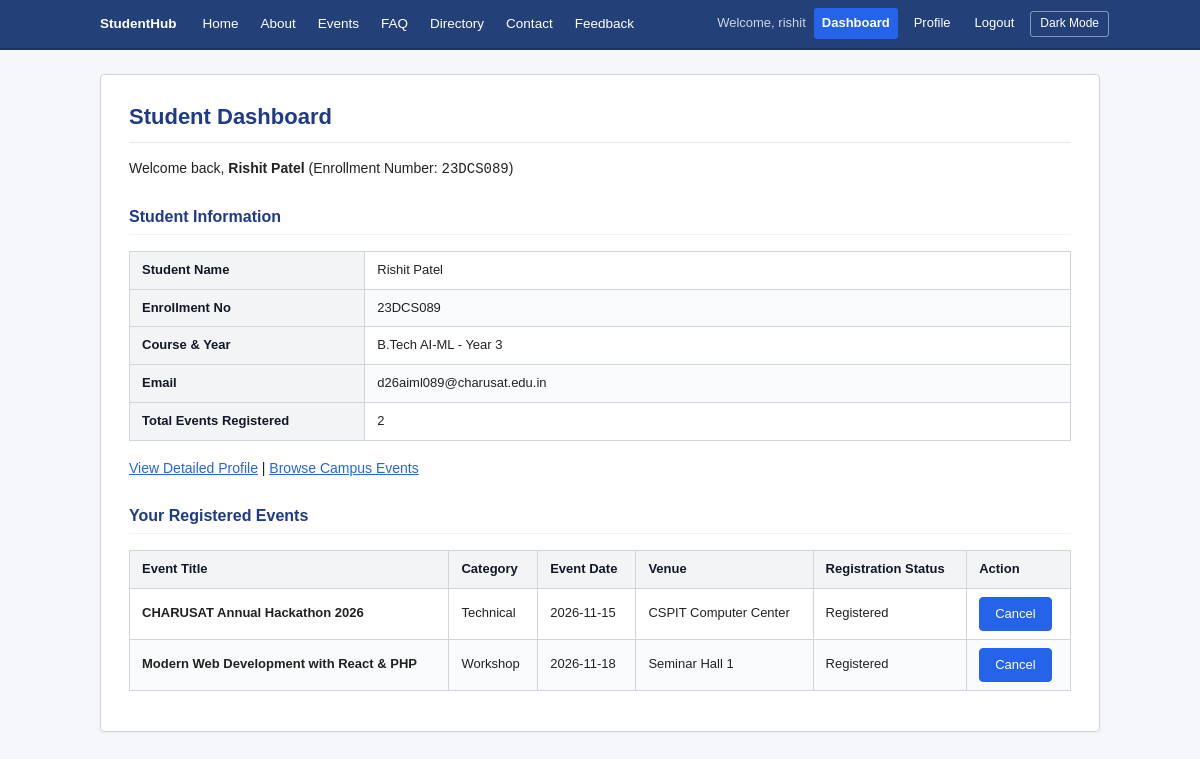
Page /dashboard.php (signed in) on the committed database.
### tables this page shows
CREATE TABLE IF NOT EXISTS `students` (
    `id` INT AUTO_INCREMENT PRIMARY KEY,
    `user_id` INT NULL,
    `name` VARCHAR(100) NOT NULL,
    `enrollment_no` VARCHAR(20) NOT NULL UNIQUE,
    `email` VARCHAR(100) NOT NULL UNIQUE,
    `mobile` VARCHAR(15) NOT NULL,
    `course` VARCHAR(50) NOT NULL,
    `year` INT NOT NULL,
    `gender` ENUM('Male', 'Female', 'Other') NOT NULL,
    `status` ENUM('Active', 'Inactive') DEFAULT 'Active',
    `created_at` TIMESTAMP DEFAULT CURRENT_TIMESTAMP,
    CONSTRAINT `fk_students_user` FOREIGN KEY (`user_id`) REFERENCES `users` (`id`) ON DELETE SET NULL
);

CREATE TABLE IF NOT EXISTS `registrations` (
    `id` INT AUTO_INCREMENT PRIMARY KEY,
    `student_id` INT NOT NULL,
    `event_id` INT NOT NULL,
    `status` ENUM('Registered', 'Attended', 'Cancelled') DEFAULT 'Registered',
    `created_at` TIMESTAMP DEFAULT CURRENT_TIMESTAMP,
    CONSTRAINT `fk_reg_student` FOREIGN KEY (`student_id`) REFERENCES `students` (`id`) ON DELETE CASCADE,
    CONSTRAINT `fk_reg_event` FOREIGN KEY (`event_id`) REFERENCES `events` (`id`) ON DELETE CASCADE,
    UNIQUE KEY `unique_student_event` (`student_id`, `event_id`)
);

CREATE TABLE IF NOT EXISTS `events` (
    `id` INT AUTO_INCREMENT PRIMARY KEY,
    `title` VARCHAR(150) NOT NULL,
    `category` VARCHAR(50) NOT NULL,
    `event_date` DATE NOT NULL,
    `venue` VARCHAR(150) NOT NULL,
    `description` TEXT NOT NULL,
    `capacity` INT NOT NULL DEFAULT 100,
    `poster` VARCHAR(255) NULL,
    `status` ENUM('Open', 'Closed', 'Completed') DEFAULT 'Open',
    `created_at` TIMESTAMP DEFAULT CURRENT_TIMESTAMP
);

### dashboard.php (the view, shortened to what this page needs)
<?php
require_once __DIR__ . '/includes/auth.php';
$userId = (int)$_SESSION['user_id'];
$st_stmt = $conn->prepare("SELECT * FROM students WHERE user_id = ? LIMIT 1");
$st_stmt->bind_param("i", $userId);
$st_stmt->execute();
$student = $st_stmt->get_result()->fetch_assoc();
$studentId = (int)$student['id'];
$r_stmt = $conn->prepare("
    SELECT r.id AS reg_id, r.status AS reg_status, r.created_at AS reg_date,
           e.id AS event_id, e.title, e.category, e.event_date, e.venue, e.description
    FROM registrations r
    JOIN events e ON r.event_id = e.id
    WHERE r.student_id = ?
    ORDER BY e.event_date ASC
");
$r_stmt->bind_param("i", $studentId);
$r_stmt->execute();
$my_events = $r_stmt->get_result()->fetch_all(MYSQLI_ASSOC);
include __DIR__ . '/includes/header.php';
?>
<h1>Student Dashboard</h1>
<p>
    Welcome back, <strong><?= htmlspecialchars($student['name']) ?></strong>
    (Enrollment Number: <code><?= htmlspecialchars($student['enrollment_no']) ?></code>)
</p>
<h2>Student Information</h2>
<table>
    <tr>
        <th style="width: 25%;">Student Name</th>
        <td><?= htmlspecialchars($student['name']) ?></td>
    </tr>
    <tr>
        <th>Enrollment No</th>
        <td><?= htmlspecialchars($student['enrollment_no']) ?></td>
    </tr>
    <tr>
        <th>Course & Year</th>
        <td><?= htmlspecialchars($student['course']) ?> - Year <?= (int)$student['year'] ?></td>
    </tr>
    <tr>
        <th>Email</th>
        <td><?= htmlspecialchars($student['email']) ?></td>
    </tr>
    <tr>
        <th>Total Events Registered</th>
        <td><?= count($my_events) ?></td>
    </tr>
</table>
<p>
    <a href="profile.php">View Detailed Profile</a> |
    <a href="events.php">Browse Campus Events</a>
</p>
<h2>Your Registered Events</h2>
<?php if (!empty($my_events)): ?>
    <table>
        <thead>
            <tr>
                <th>Event Title</th>
                <th>Category</th>
                <th>Event Date</th>
                <th>Venue</th>
                <th>Registration Status</th>
                <th>Action</th>
            </tr>
        </thead>
        <tbody>
            <?php foreach ($my_events as $ev): ?>
                <tr>
                    <td><strong><?= htmlspecialchars($ev['title']) ?></strong></td>
                    <td><?= htmlspecialchars($ev['category']) ?></td>
                    <td><?= htmlspecialchars($ev['event_date']) ?></td>
                    <td><?= htmlspecialchars($ev['venue']) ?></td>
                    <td><?= htmlspecialchars($ev['reg_status']) ?></td>
                    <td>
                        <form method="POST" action="dashboard.php" style="margin: 0;" onsubmit="return confirm('Are you sure you want to cancel registration?');">
                            <input type="submit" value="Cancel" class="btn btn-danger btn-sm">
                        </form>
                    </td>
                </tr>
            <?php endforeach; ?>
        </tbody>
    </table>
<?php else: ?>
    <p>You have not registered for any events yet. <a href="events.php">View upcoming events</a> to register.</p>
<?php endif; ?>
<?php include __DIR__ . '/includes/footer.php'; ?>

### style.css (style rules this page uses)
* { box-sizing: border-box; }
body { font-family: Arial, Helvetica, sans-serif; font-size: 14px; line-height: 1.6; color: #222222; background-color: #f5f7fa; margin: 0; padding: 0; }
a { color: #2563eb; text-decoration: underline; }
h1 { font-size: 22px; font-weight: bold; color: #1e3a8a; margin-top: 0; margin-bottom: 14px; padding-bottom: 8px; border-bottom: 1px solid #e5e7eb; }
h2 { font-size: 16px; font-weight: bold; color: #1e3a8a; margin-top: 24px; margin-bottom: 10px; padding-bottom: 4px; border-bottom: 1px solid #f3f4f6; }
p { margin-top: 0; margin-bottom: 12px; color: #222222; }
table { width: 100%; border-collapse: collapse; margin: 16px 0; font-size: 13px; background-color: #ffffff; }
th, td { border: 1px solid #d1d5db; padding: 8px 12px; text-align: left; vertical-align: middle; }
th { background-color: #f3f4f6; color: #111827; font-weight: 600; }
tr:nth-child(even) { background-color: #fafbfc; }
form { margin: 16px 0; }
input[type="submit"], button, .btn { background-color: #2563eb; color: #ffffff; border: 1px solid #2563eb; border-radius: 4px; padding: 7px 15px; font-size: 13px; font-weight: 500; cursor: pointer; text-decoration: none; display: inline-block; line-height: 1.4; transition: background-color 0.15s ease; }
.btn-danger { background-color: #dc2626; color: #ffffff; border: 1px solid #dc2626; }
.btn-sm { padding: 4px 8px; font-size: 12px; }

### rows in the picture
students: name "Rishit Patel", enrollment_no "23DCS089", course "B.Tech AI-ML", year "3", email "d26aiml089@charusat.edu.in"
registrations: event.title "CHARUSAT Annual Hackathon 2026", event.category "Technical", event.event_date "2026-11-15", event.venue "CSPIT Computer Center", status "Registered"
registrations: event.title "Modern Web Development with React & PHP", event.category "Workshop", event.event_date "2026-11-18", event.venue "Seminar Hall 1", status "Registered"

### other values in the picture
$currentUser['username'] "rishit"
count($my_events) "2"
